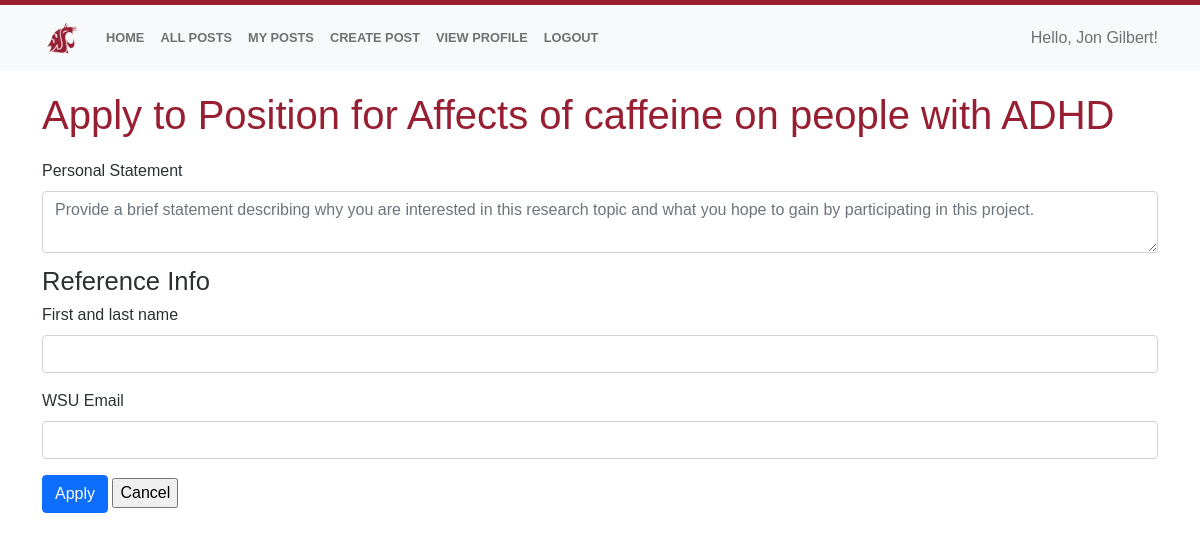
The page /new-application/1 (signed in) on the database its author committed.
### app/Model/models.py (models this page shows, shortened)
class User(UserMixin, db.Model):
    __tablename__ = 'user'
    id = db.Column(db.Integer, primary_key=True)
    username = db.Column(db.String(64), unique=True)
    name = db.Column(db.String(30))
    last_name = db.Column(db.String(30))
    wsu_id = db.Column(db.String(30), unique=True)
    email = db.Column(db.String(120), unique=True)
    phone = db.Column(db.String(15))
    password_hash = db.Column(db.String(128))
    role = db.Column(db.String(20))
    __mapper_args__ = {
        'polymorphic_identity':'user',
        'polymorphic_on':role
    }
    def is_professor(self):
        return self.role == 'professor'

class ResearchPost(db.Model):
    __tablename__ = 'post'
    id = db.Column(db.Integer, primary_key=True)
    user_id = db.Column(db.Integer, ForeignKey('user.id'))
    title = db.Column(db.String(150))
    description = db.Column(db.String(1500))
    start_date = db.Column(db.Date)
    end_date = db.Column(db.Date)
    time_commitment = db.Column(db.String(150))
    requirements = db.Column(db.String(700))
    applications = db.relationship('Application',
        lazy='dynamic')
    research_fields = db.relationship(
        'ResearchField', secondary=postFields,
        primaryjoin=(postFields.c.post_id == id),
        backref=db.backref('postFields', lazy='dynamic'),
        lazy='dynamic'
    )

### app/Controller/routes.py (the view, shortened to what this page needs)
@bp_routes.route('/new-application/<post_id>', methods=['GET', 'POST'])
def new_application(post_id):
    user_applications = Application.query.filter_by(post_id=post_id).all()
    for app in user_applications:
        if app.user_id == current_user.id:
            flash('You cannot apply for the same position again!')
            return redirect(url_for('routes.post_details', post_id=post_id))
    form = ApplicationForm()
    post = ResearchPost.query.filter_by(id=post_id).first()
    return render_template('application.html', form=form, post=post, title="Application")

### app/Controller/forms.py
class ApplicationForm(FlaskForm):
    statement = TextAreaField('Personal Statement', [Length(min=1,max=1500)])
    reference_name = StringField('First and last name',[Length(min=1,max=30)])
    reference_email = StringField('WSU Email', validators=[DataRequired(), Email()])
    submit = SubmitField('Apply')

### app/Model/models.py (called while the page is built)
@login.user_loader
def user_loader(id):
    return User.query.get(int(id))

### app/View/templates/application.html (shortened to what this page needs)
{% extends "base.html" %}
{% from "_formhelpers.html" import render_field %}
{% block content %}
    <h2>Apply to Position for {{ post.title }}</h2>
    {% if form %}
        <form action="" method="post">
            <div>
                {{ render_field(form.statement, class="form-control", placeholder="Provide a brief statement describing why you are interested in this research topic and what you hope to gain by participating in this project.") }}
            </div>
            <h3>Reference Info</h3>
            <div>
                {{ render_field(form.reference_name, class="form-control") }}
                {{ render_field(form.reference_email, class="form-control") }}
            </div>
                {{ form.submit(class="btn btn-primary") }}
                <input type="button" value="Cancel" onclick="history.back()">
        </form>
    {% endif %}
  {% endblock %}

### app/View/templates/base.html (shortened to what this page needs)
<!DOCTYPE html>
<html lang="en">
    <head>
        <link href="https://cdn.jsdelivr.net/npm/bootstrap@5.1.3/dist/css/bootstrap.min.css" rel="stylesheet" />
        <link rel="stylesheet" href="{{ url_for('static', filename='css/main.css') }}" />
    </head>
   <body>
    <nav class="navbar navbar-expand-lg navbar-light bg-light">
        <div class="container">
            <a class="navbar-brand" href="/">
                <img src="/static/img/navbar-logo.png" alt="" height="40" class="navbar-logo">
              </a>
            <div class="collapse navbar-collapse" id="navbarSupportedContent">
                <ul class="navbar-nav me-auto mb-2 mb-lg-0">
                    <li class="nav-item">
                        <a class="nav-link {{'active' if request.url_rule.endpoint == 'routes.index'}}" aria-current="page" href="{{url_for('routes.index')}}">Home</a>
                    </li>
                    <li class="nav-item">
                        <a class="nav-link {{'active' if request.url_rule.endpoint == 'routes.open_posts'}}" href="{{url_for('routes.open_posts')}}">All Posts</a>
                    </li>
                    {% if not current_user.is_anonymous %}
                        {% if current_user.is_professor() %}
                        <li class="nav-item">
                            <a class="nav-link {{'active' if request.url_rule.endpoint == 'routes.my_posts'}}" href="{{url_for('routes.my_posts')}}">My Posts</a>
                        </li>
                        <li class="nav-item">
                            <a class="nav-link {{'active' if request.url_rule.endpoint == 'routes.new_post'}}" href="{{url_for('routes.new_post')}}">Create Post</a>
                        </li>
                        <li class="nav-item">
                            <a class="nav-link {{'active' if request.url_rule.endpoint == 'routes.view_prof'}}" href="{{url_for('routes.view_prof', user_id = current_user.id)}}">View Profile</a>
                        </li>
                        {% else %}
                        <li class="nav-item">
                            <a class="nav-link {{'active' if request.url_rule.endpoint == 'routes.view_prof'}}" href="{{url_for('routes.view_prof', user_id = current_user.id)}}">View Profile</a>
                        </li>
                        {% endif %}
                        <li class="nav-item">
                            <a class="nav-link" href="{{url_for('auth.logout')}}">Logout</a>
                        </li>
                    {% endif %}
                </ul>
            <div class="d-flex">
                {% if current_user.is_anonymous %}
                    <ul class="navbar-nav me-auto mb-2 mb-lg-0">
                        <li class="nav-item"><a class="nav-link {{'active' if request.url_rule.endpoint == 'auth.login'}}" href="{{url_for('auth.login')}}">Login</a></li>
                        <li class="nav-item"><a class="nav-link {{'active' if request.url_rule.endpoint == 'auth.register'}}" href="{{url_for('auth.register')}}">Registration</a></li>
                    </ul>
                {% else %}
                    <span class="navbar-text">
                        Hello, {{current_user.name}} {{current_user.last_name}}!
                    </span>
                {% endif %}
            </div>
            </div>
        </div>
    </nav>
    <main class="container">
        {% block content %} {% endblock %}
    </main>
   </body>
</html>

### app/View/static/css/main.css (style rules this page uses)
body { font-family: Proxima-Nova, "Lucida Grande", "Lucida Sans Unicode", "Lucida Sans", Geneva, Verdana, sans-serif; font-weight: 400; background-color: #fff; color: #2a3033; }
nav { border-top: 5px solid #981e32; }
nav .navbar-logo { padding: 5px; }
h2 { font-size: 2.5rem; color: #981e32; margin: .5em 0; font-weight: 300; }
h3 { color: #2a3033; font-weight: 300; font-size: 1.6rem; line-height: 1em; }
nav a { background: none; border: none; font-family: Proxima-Nova, "Lucida Grande", "Lucida Sans Unicode", "Lucida Sans", Geneva, Verdana, sans-serif; font-size: .8rem; font-weight: 700; text-align: left; text-transform: uppercase; text-decoration: none; color: #3b4042; }

### rows shown on the page
User: name "Jon", last_name "Gilbert"
ResearchPost: title "Affects of caffeine on people with ADHD"

### other values the page prints
{{ field.label(class="form-label") }} "Personal Statement First and last name WSU Email"
